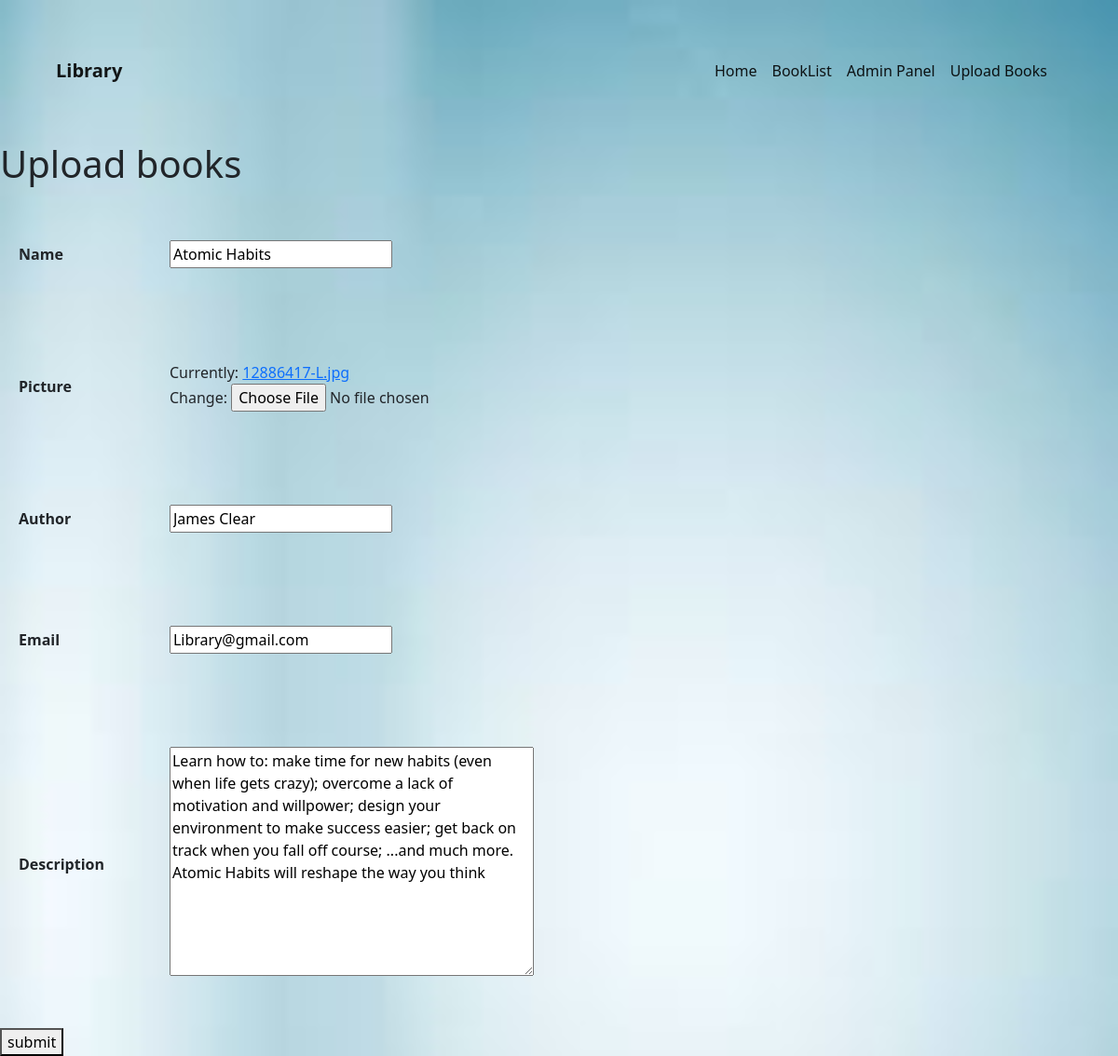
Page /update/5 on the committed database.
### app/models.py (models this page shows, shortened)
class library(models.Model):
   name = models.CharField(max_length=20)
   picture = models.ImageField()
   author = models.CharField(max_length=20)
   email = models.EmailField(blank=True)
   description = models.TextField()

### app/views.py (the view)
# urls.py: path('update/<int:book_id>',views.update_book,name="update"),
def update_book(request,book_id):
    book_id = int(book_id)
    try:
        book_shelf = library.objects.get(id=book_id)
    except library.DoesNotExist:
        return redirect('booklist')
    book_form = bookform(request.POST or None,instance=book_shelf)
    if book_form.is_valid():
        book_form.save()
        return redirect('booklist')
    return render(request,'upload.html',{'upload_form':book_form})

### app/forms.py
class bookform(forms.ModelForm):
    class Meta:
        model = library
        fields = '__all__'

### app/templates/upload.html (shortened to what this page needs)
{% extends "html.html"%}
{% block container %}
<h1>Upload books</h1>
<form action="" method="POST" enctype="multipart/form-data">
    <table>
        {% for field in upload_form %}
        <tr>
            <th style="padding:20px;">{{ field.label }}</th>
            <td style="padding:50px;">{{ field }}</td>
        </tr>
        {% endfor %}
    </table>
<button type="submit">submit</button>
</form>
{% endblock%}

### rows in the picture
library: upload_form "Atomic Habits" "James Clear" "Library@gmail.com" "Learn how to: make time for new habits (even when life gets crazy); overcome a lack of motivation and willpower; design your environment to make success easier; get back on track when you fall off course; ...and much more. Atomic Habits will reshape the way you think"

### other values in the picture
{{ field.label }} "Name" "Picture" "Author" "Email" "Description"
